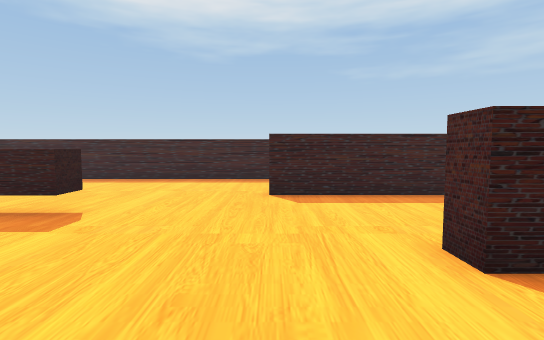
View 1 (above)

18 first-person views from a walk through a 3-D level made in the Unity game engine. The camera is 1.5 m above the floor, tilts 4° down and sees 85° across. The floor is counted in squares, 1 m on a side. Each view is taken from the middle of a square. On the plan, view 1 faces up. The plan holds only what a view shows up to about 15 squares ahead; the rest is blank. The place goes on beyond the plan.

View 2
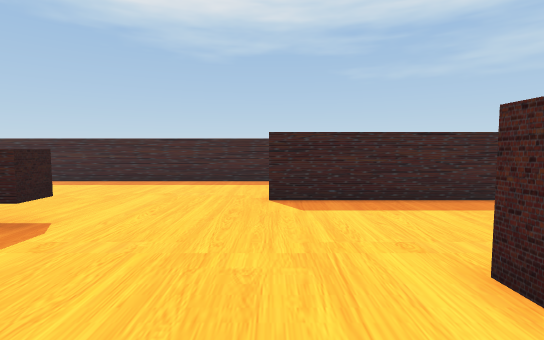

View 3
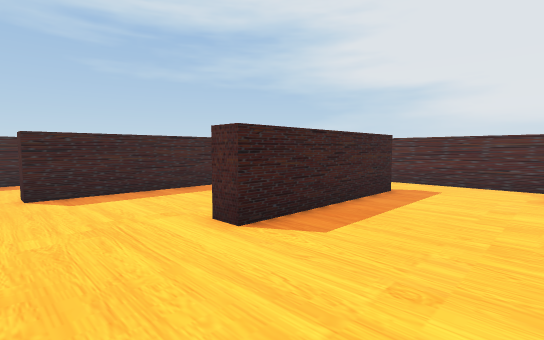

View 4
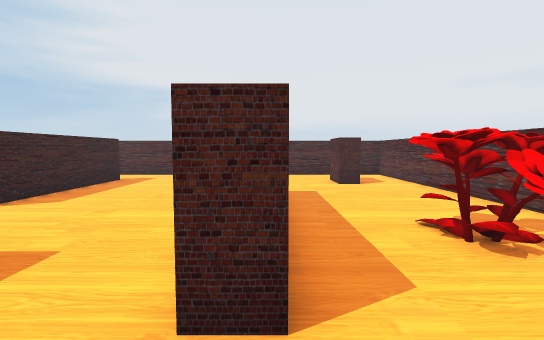

View 5
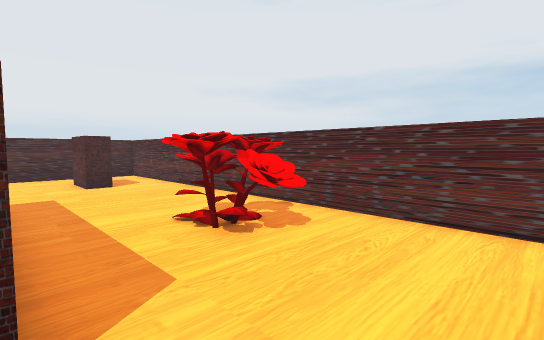

View 6
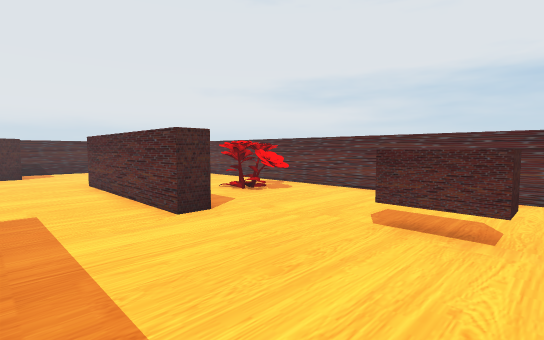

View 7
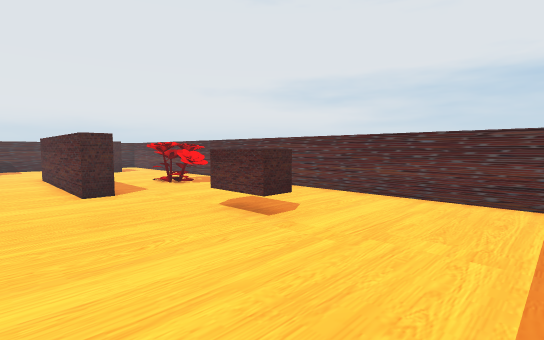

View 8
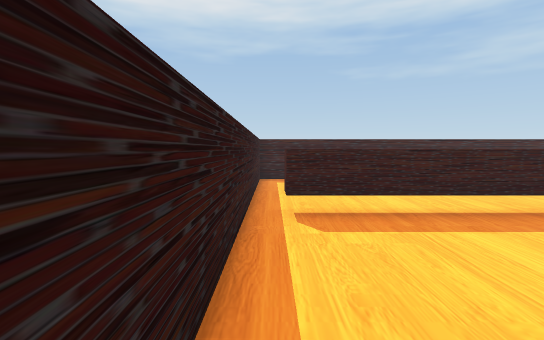

View 9
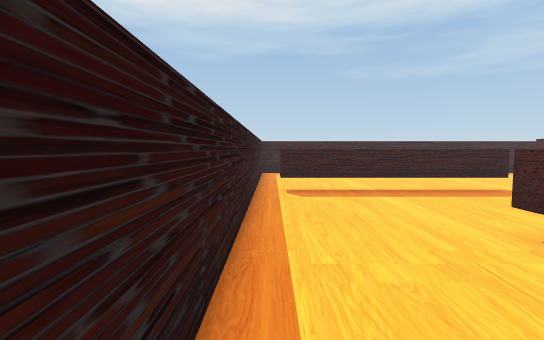

View 10
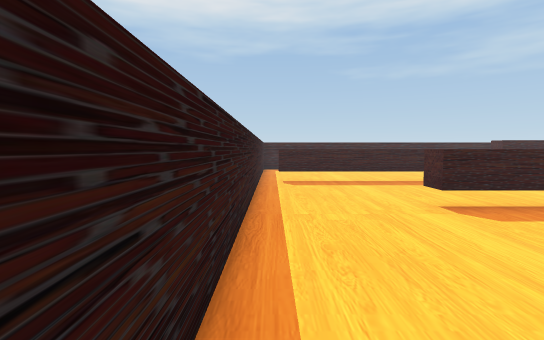

View 11
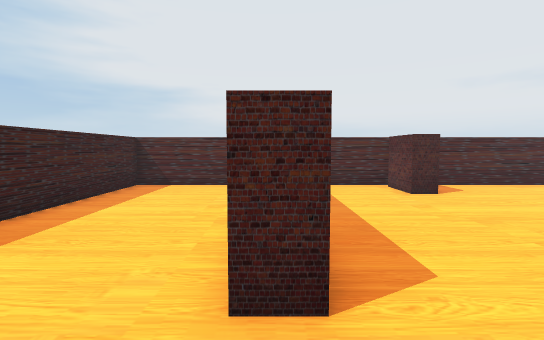

View 12
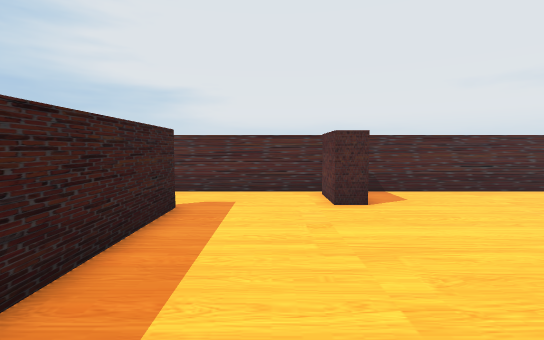

View 13
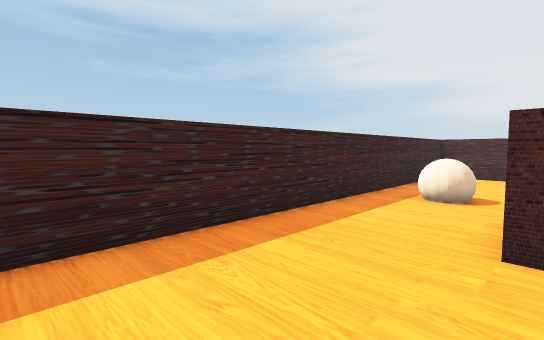

View 14
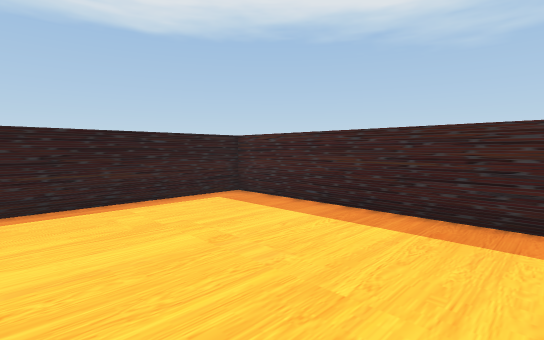

View 15
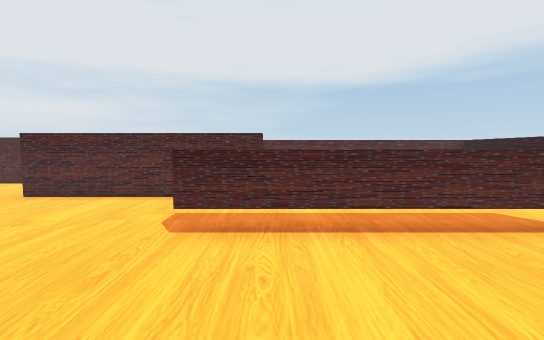

View 16
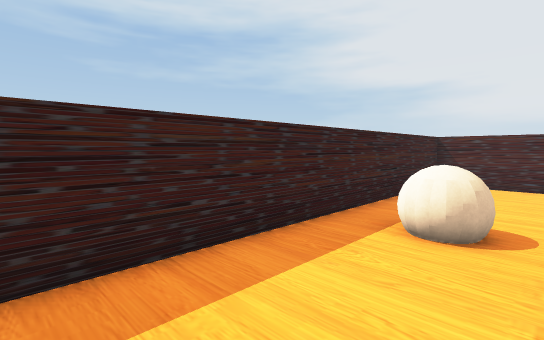

View 17
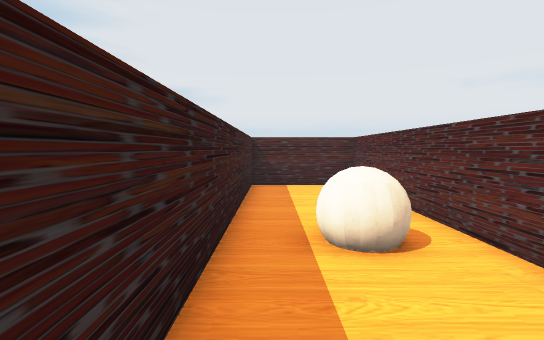

View 18
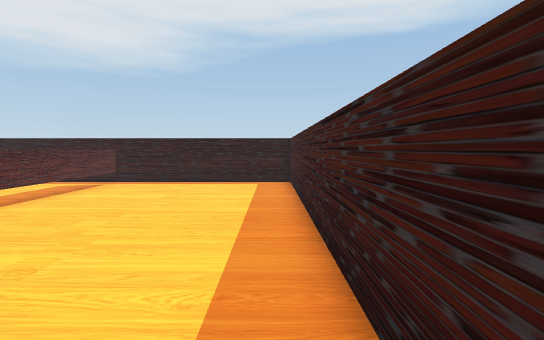

### Floor plan
Key: @ floor where view 1 was taken; # wall or solid block; x gap in a wall; . floor; ^ raised ledge; B ball; O other object.
Columns run from 14 left of view 1 to 13 right of it. Each row starts with its distance up from view 1.
 15 ############################
 14 #..........................#
 13 #.................BB.......#
 12 #.................BB.......#
 11 #........................  #
 10 #.............##############
  9 #..........................#
  8 #..........................#
  7 #x^^^^^^^^.................#
  6 #..........................#
  5 #.......................   #
  4 #................#######...#
  3 #..........................#
  2 #..........................#
  1 #....^^^^^^^^..............#
  0 #.....^^^^^^^.@............#
 -1 #.......................##x#
 -2 #..........................#
 -3 #...........#######........#
 -4 #...........#      ........#
 -5 #.....^^...................#
 -6 #.....^^.....OO............#
 -7 #............OOO......##...#
 -8 #...........OOOO......#   .#
 -9 #.............O..........  #
-10 #########################

Positions as (right, up) in squares from view 1, and headings:
1: (0, 0), facing up
2: (0, 1), facing up
3: (-1, -1), facing up-right
4: (-5, -4), facing right
5: (-5, -4), facing down-right
6: (-9, 0), facing down-right
7: (-13, -1), facing down-right
8: (-13, 0), facing up
9: (-13, -4), facing up
10: (-13, -7), facing up
11: (0, 4), facing right
12: (2, 1), facing right
13: (-5, 10), facing up-right
14: (-5, 8), facing up-left
15: (-3, 6), facing down
16: (-1, 11), facing up-right
17: (0, 14), facing right
18: (0, 14), facing left
